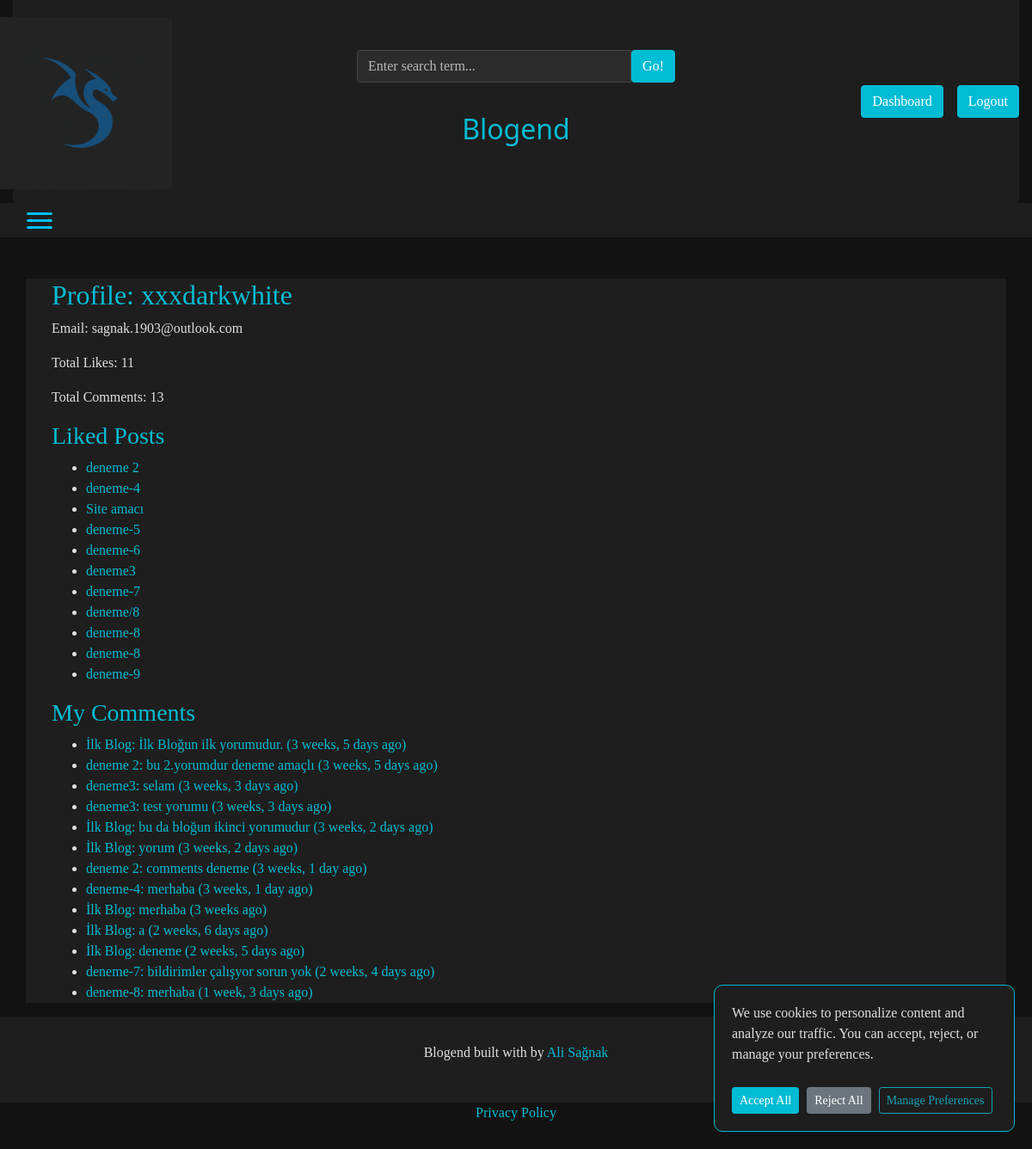
The app's page /profile/xxxdarkwhite/ (signed in) with its own data.
### blogs/models.py (models this page shows, shortened)
class Blog(models.Model):
        title = models.CharField(max_length=100)
        slug = models.SlugField(max_length=100, unique=True, blank=True)
        category = models.ForeignKey(Category, on_delete=models.CASCADE)
        author = models.ForeignKey(User, on_delete=models.CASCADE)
        featured_image = models.ImageField(upload_to="uploads/%Y/%m/%d")
        short_description = models.TextField(max_length=500)
        blog_body =  models.TextField(max_length=2000)
        status = models.CharField(max_length=20, choices=STATUS_CHOCİES, default="Draft")
        is_featured = models.BooleanField(default=False)
        created_at = models.DateTimeField(auto_now_add=True)
        updated_at = models.DateTimeField(auto_now=True)
        likes = models.ManyToManyField(User, related_name='liked_posts', blank=True)
        view_count = models.IntegerField(default=0)

class Comment(models.Model):
    user = models.ForeignKey(User, on_delete=models.CASCADE)
    blog = models.ForeignKey(Blog, on_delete=models.CASCADE, related_name='comments')
    comment = models.TextField(max_length=250)
    created_at = models.DateTimeField(auto_now_add=True)
    updated_at = models.DateTimeField(auto_now=True)
    parent_comment = models.ForeignKey('self', on_delete=models.CASCADE, null=True, blank=True, related_name='replies')
    likes = models.ManyToManyField(User, related_name='comment_likes', blank=True)

### blogs/views.py (the view)
# urls.py: path('profile/<str:username>/', views.profile_view, name='profile'),
@login_required
def profile_view(request, username):
    profile_user = get_object_or_404(User, username=username)
    liked_posts = Blog.objects.filter(likes=profile_user)
    comments = Comment.objects.filter(user=profile_user)
    total_likes = liked_posts.count()
    total_comments = comments.count()
    context = {
        'profile_user': profile_user,
        'liked_posts': liked_posts,
        'comments': comments,
        'total_likes': total_likes,
        'total_comments': total_comments,
    }
    return render(request, 'profile.html', context)

### blogs/context_processors.py (called while the page is built)
def get_categories(request):
    categories=Category.objects.all()
    return dict(categories=categories)

def get_social_links(request):
    social_links=SocialLink.objects.all()
    return dict(social_links=social_links)

### templates/profile.html
{% extends "base.html" %}
{% block content %}
<div class="container mt-5">
    <h2>Profile: {{ profile_user.username }}</h2>
    <p>Email: {{ profile_user.email }}</p>
    <p>Total Likes: {{ total_likes }}</p>
    <p>Total Comments: {{ total_comments }}</p>
    <h3>Liked Posts</h3>
    <ul>
    {% for post in liked_posts %}
        <li><a href="{% url 'blogs' post.slug %}">{{ post.title }}</a></li>
    {% empty %}
        <li>No liked posts.</li>
    {% endfor %}
    </ul>
    <h3>My Comments</h3>
    <ul>
    {% for comment in comments %}
        <li>
            <a href="{% url 'blogs' comment.blog.slug %}#comment_{{ comment.id }}">
                {{ comment.blog.title }}: {{ comment.comment|truncatewords:10 }} ({{ comment.created_at|timesince }} ago)
            </a>
        </li>
    {% empty %}
        <li>No comments yet.</li>
    {% endfor %}
    </ul>
</div>
{% endblock %}

### blog_main/static/css/blog.css (style rules this page uses)
body { background-color: #121212 !important; color: #e0e0e0 !important; font-family: "Playfair Display", Georgia, "Times New Roman", serif; }
.blog-header, .navbar, .navbar-collapse, .container, .navbar-brand, .nav-item, .nav-link { background-color: #1e1e1e !important; color: #e0e0e0 !important; }
.blog-header-logo:hover, h1, h2, h3, h4, h5, h6, a, .btn-warning, .btn-primary, .pagination .btn-warning, .pagination .btn-primary { color: #00bcd4 !important; }

### records on screen
Blog: title "deneme 2"
Blog: title "deneme-4"
Blog: title "Site amacı"
Blog: title "deneme-5"
Blog: title "deneme-6"
Blog: title "deneme3"
Blog: title "deneme-7"
Blog: title "deneme/8"
Blog: title "deneme-8"
Blog: title "deneme-8"
Blog: title "deneme-9"
Comment: blog "İlk Blog", comment "İlk Bloğun ilk yorumudur.", created_at "3 weeks, 5 days"
Comment: blog "deneme 2", comment "bu 2.yorumdur deneme amaçlı", created_at "3 weeks, 5 days"
Comment: blog "deneme3", comment "selam", created_at "3 weeks, 3 days"
Comment: blog "deneme3", comment "test yorumu", created_at "3 weeks, 3 days"
Comment: blog "İlk Blog", comment "bu da bloğun ikinci yorumudur", created_at "3 weeks, 2 days"
Comment: blog "İlk Blog", comment "yorum", created_at "3 weeks, 2 days"
Comment: blog "deneme 2", comment "comments deneme", created_at "3 weeks, 1 day"
Comment: blog "deneme-4", comment "merhaba", created_at "3 weeks, 1 day"
Comment: blog "İlk Blog", comment "merhaba", created_at "3 weeks"
Comment: blog "İlk Blog", comment "a", created_at "2 weeks, 6 days"
Comment: blog "İlk Blog", comment "deneme", created_at "2 weeks, 5 days"
Comment: blog "deneme-7", comment "bildirimler çalışyor sorun yok", created_at "2 weeks, 4 days"
Comment: blog "deneme-8", comment "merhaba", created_at "1 week, 3 days"

### other values on screen
{{ profile_user.username }} "xxxdarkwhite"
{{ profile_user.email }} "sagnak.1903@outlook.com"
{{ total_likes }} "11"
{{ total_comments }} "13"
